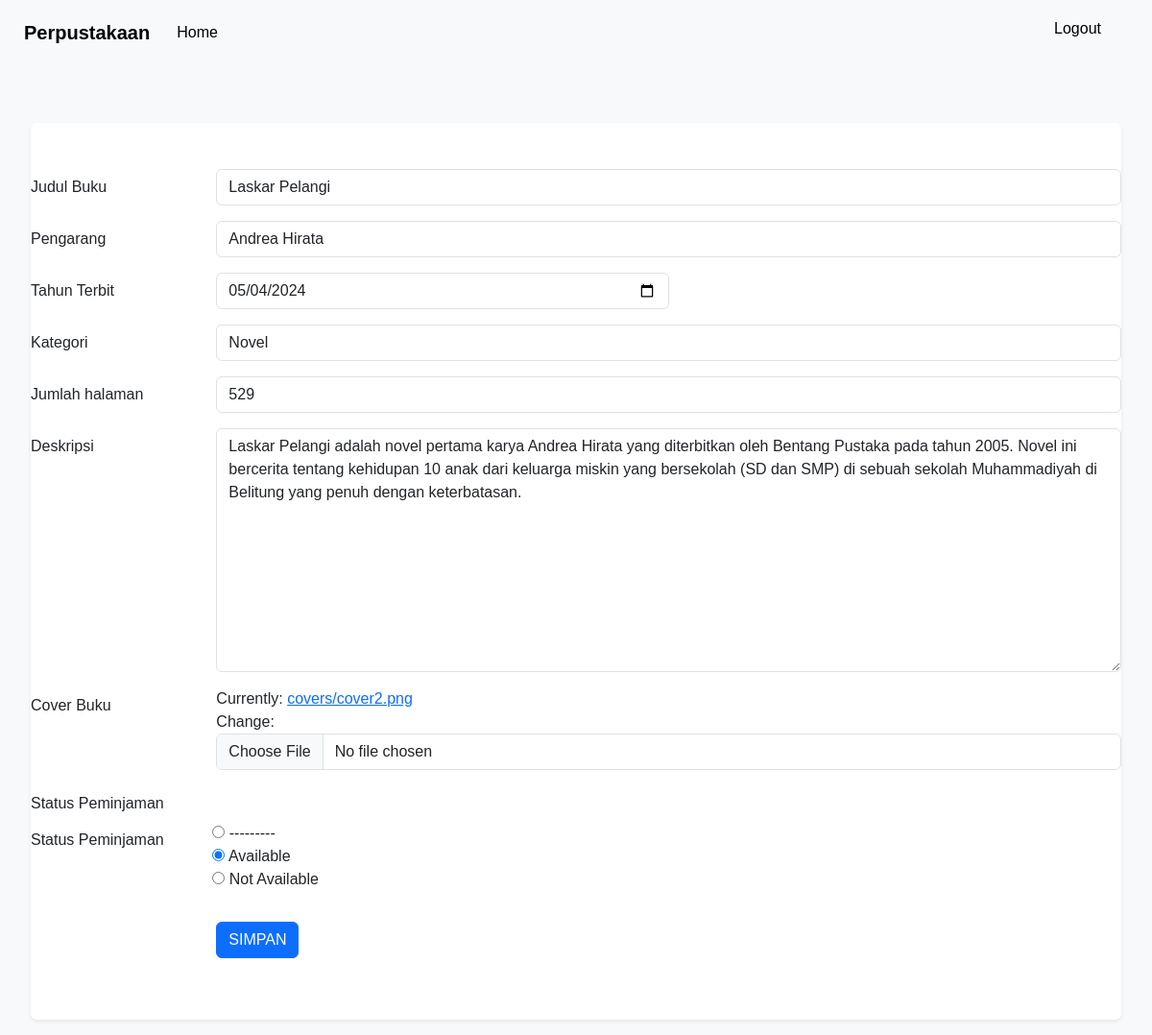
Page /buku/15/edit/ (signed in) on the committed database.
### library/models.py (models this page shows, shortened)
class BookAttribute(models.Model):
    judulBuku = models.CharField(max_length=255)
    penulisBuku = models.CharField(max_length=255, blank=True, null=True)
    tahunTerbit = models.DateField()
    kategoriBuku = models.CharField(max_length=255, blank=True, null=True)
    jumlahHalaman = models.IntegerField()
    coverBuku = models.ImageField(upload_to='covers/')
    deskripsi = models.TextField(blank=True, null=True)  # Tambahkan bidang deskripsi
    status_peminjaman = models.CharField(max_length=20, null=False, blank=True, choices=[
        ('available', 'Available'),
        ('not-available', 'Not Available'),
    ])

### library/views.py (the view)
# urls.py: path('buku/<int:pk>/edit/', views.book_edit, name='book_edit'),
@user_passes_test(is_staff)
def book_edit(request, pk):
    book = get_object_or_404(BookAttribute, pk=pk)
    if request.method == "POST":
        form = BookAttributeForm(request.POST, request.FILES, instance=book)
        if form.is_valid():
            book = form.save()
            return redirect('input')
        else:
            print("Form tidak Valid")
    else:
        form = BookAttributeForm(instance=book)
    return render(request, 'Admin/edit.html', {'form' : form})

### library/forms.py
class BookAttributeForm(forms.ModelForm):
    class Meta:
        model = BookAttribute
        fields = [
            'judulBuku',
            'penulisBuku',
            'tahunTerbit',
            'kategoriBuku',
            'jumlahHalaman',
            'deskripsi',  # Tambahkan deskripsi ke dalam fields
            'coverBuku',
            'status_peminjaman',
        ]
        widgets = {
            'judulBuku': forms.TextInput(attrs={'class': 'form-control'}),
            'penulisBuku': forms.TextInput(attrs={'class': 'form-control'}),
            'tahunTerbit': forms.DateInput(attrs={'class': 'form-control w-50', 'type': 'date'}),
            'kategoriBuku': forms.TextInput(attrs={'class': 'form-control'}),
            'jumlahHalaman': forms.NumberInput(attrs={'class': 'form-control'}),
            'deskripsi': forms.Textarea(attrs={'class': 'form-control'}),  # Widget untuk deskripsi
            'coverBuku': forms.ClearableFileInput(attrs={'class': 'form-control'}),
            'status_peminjaman': forms.RadioSelect(choices=[
                ('available', 'Available'),
                ('not-available', 'Not Available')
            ], attrs={'class': ''}),
        }

### library/views.py (called while the page is built)
def is_staff(user):
    return user.is_authenticated and user.customuser.is_staff

### templates/Admin/edit.html (shortened to what this page needs)
{% load static %}
<!DOCTYPE html>
<html lang=en>
<head>
{% include 'bootstrap5.html' %}
{% include 'snippets/navbaradmin.html' %}
<link rel="stylesheet" href="{% static 'assets/css/admin.css' %}">
<head>
    <body>
        <div class="form">
            <div class="my-3 bg-body rounded shadow-sm pt-5 pb-5">
                <form method="post" enctype="multipart/form-data">
                    <div class="mb-3 row">
                        <label for="judul" class="col-sm-2 col-form-label">Judul Buku</label>
                        <div class="col-sm-10">
                            {{ form.judulBuku }}
                        </div>
                    </div>
                    <div class="mb-3 row">
                        <label for="nama" class="col-sm-2 col-form-label">Pengarang</label>
                        <div class="col-sm-10">
                            {{ form.penulisBuku }}
                        </div>
                    </div>
                    <div class="mb-3 row">
                        <label for="tahun_Terbit" class="col-sm-2 col-form-label">Tahun Terbit</label>
                        <div class="col-sm-10">
                            {{ form.tahunTerbit }}
                        </div>
                    </div>
                    <div class="mb-3 row">
                        <label for="kategori" class="col-sm-2 col-form-label">Kategori</label>
                        <div class="col-sm-10">
                            {{ form.kategoriBuku}}
                        </div>
                    </div>
                    <div class="mb-3 row">
                        <label for="jumlah_halaman" class="col-sm-2 col-form-label">Jumlah halaman</label>
                        <div class="col-sm-10">
                            {{ form.jumlahHalaman}}
                        </div>
                    </div>
                    <div class="mb-3 row">
                        <label for="deskripsi" class="col-sm-2 col-form-label">Deskripsi</label>
                        <div class="col-sm-10">
                            {{ form.deskripsi }}
                        </div>
                    </div>
                    <div class="mb-3 row">
                        <label for="cover_buku" class="col-sm-2 col-form-label">Cover Buku</label>
                        <div class="col-sm-10">
                            {{ form.coverBuku }}
                        </div>
                    </div>
                    <div class="mb-3 row">
                        <label for="status_peminjaman" class="col-sm-2 col-form-label">Status Peminjaman</label>
                        <div class="mb-3 row">
                            <label for="status_peminjaman" class="col-sm-2 col-form-label">Status Peminjaman</label>
                            <div class="col-sm-10">
                                {{ form.status_peminjaman }}
                            </div>
                        </div>
                    </div>
                    <div class="mb-3 row">
                        <label class="col-sm-2 col-form-label"></label>
                        <div class="col-sm-10">
                            <button type="submit" class="btn btn-primary custom-button">SIMPAN</button>
                        </div>
                    </div>
                </form>
            </div>
        </div>
    </body>
    </html>
</html>

### static/assets/css/admin.css (style rules this page uses)
body { font-family: Arial, sans-serif; background-color: #f8f9fa; margin: 0; padding: 0; }
.form { padding-top: 7rem; padding-left: 2rem; padding-right: 2rem; }

### rows in the picture
BookAttribute: judulBuku "Laskar Pelangi", penulisBuku "Andrea Hirata", tahunTerbit "05/04/2024", kategoriBuku "Novel", jumlahHalaman "529", deskripsi "Laskar Pelangi adalah novel pertama karya Andrea Hirata yang diterbitkan oleh Bentang Pustaka pada tahun 2005. Novel ini bercerita tentang kehidupan 10 anak dari keluarga miskin yang bersekolah (SD dan SMP) di sebuah sekolah Muhammadiyah di Belitung yang penuh dengan keterbatasan.", status_peminjaman "☐ --------- ☑ Available ☐ Not Available"
